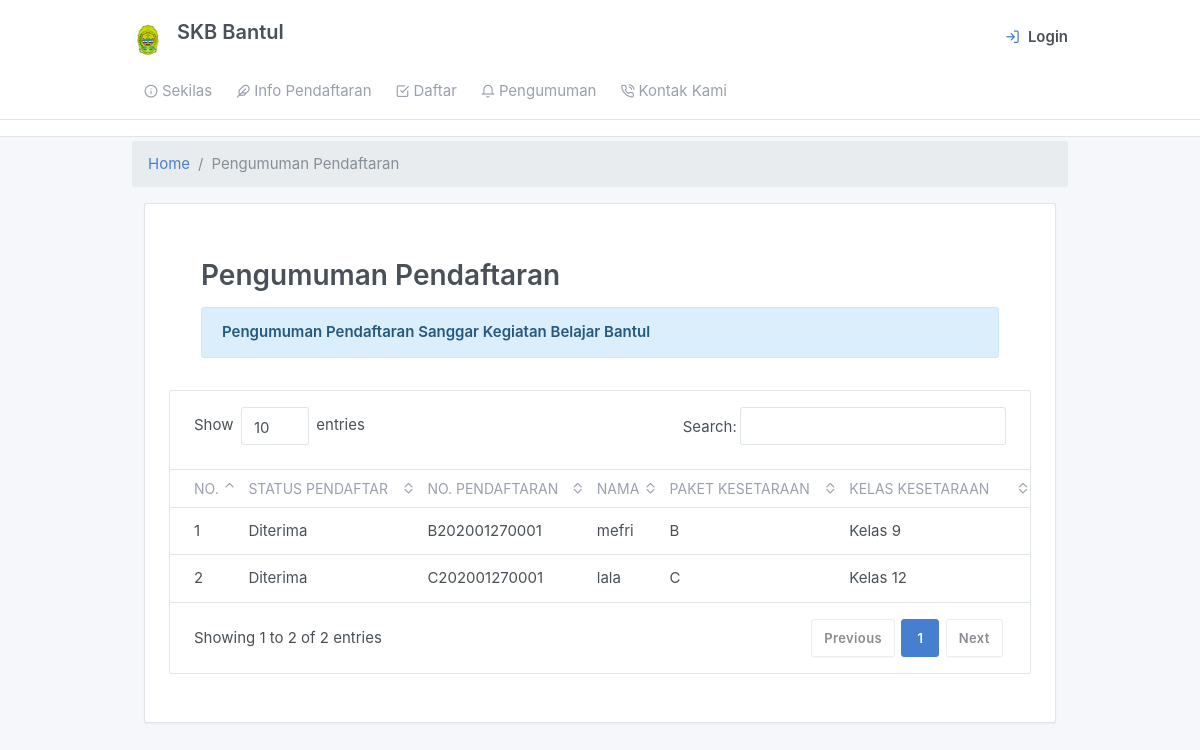
Before: /pengumuman.php with the older database file.
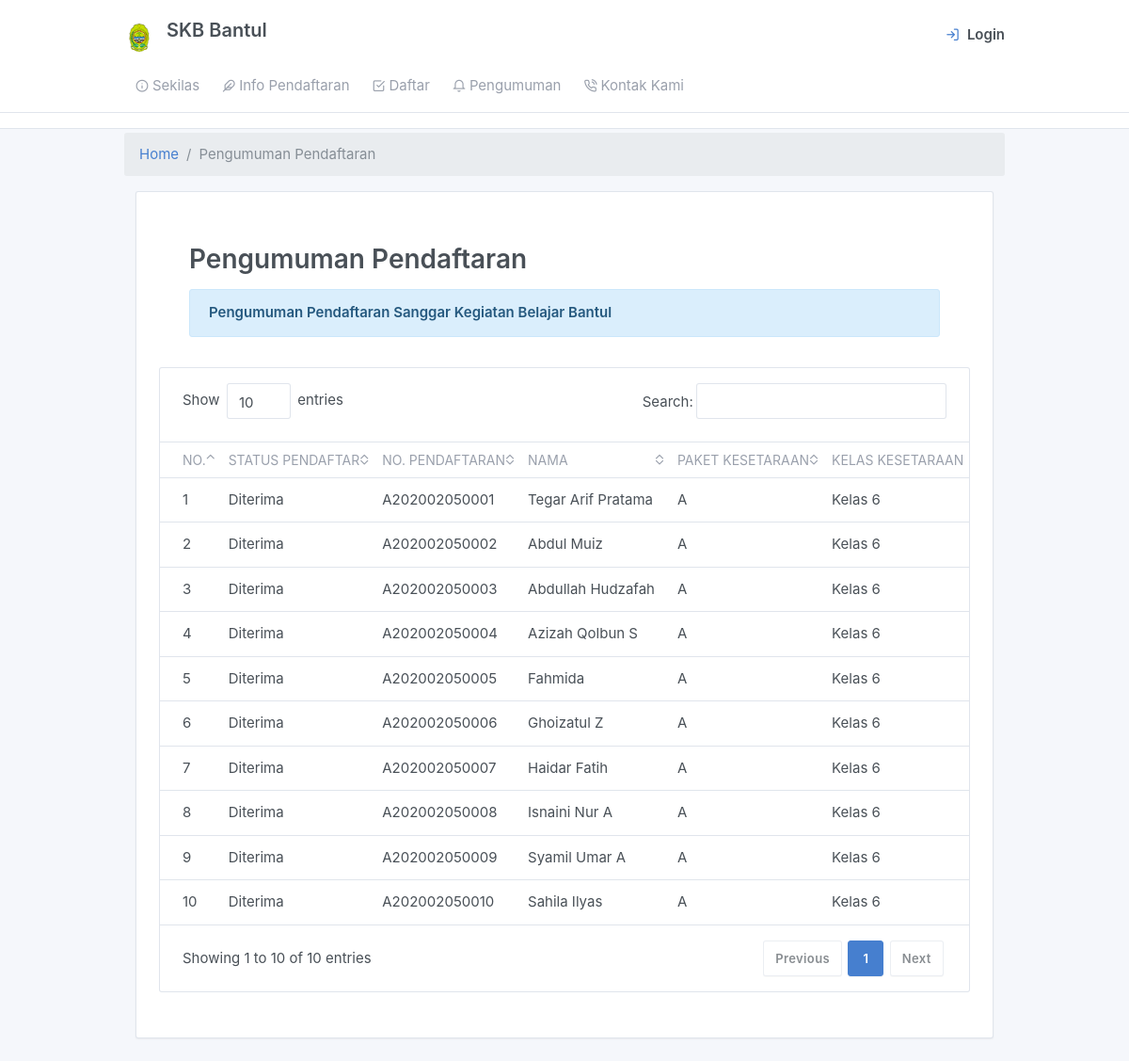
After: the same page with the newer database file.
### tables this page shows
CREATE TABLE `tb_pendaftar` (
  `no_pendaftar` varchar(50) NOT NULL,
  `paket_kesetaraan` enum('A','B','C','') NOT NULL,
  `kelas_kesetaraan` varchar(15) NOT NULL,
  `nama` varchar(50) NOT NULL,
  `tempat_lhr` varchar(30) NOT NULL,
  `tanggal_lhr` date NOT NULL,
  `agama` varchar(12) NOT NULL,
  `jenkel` enum('Laki-Laki','Perempuan') NOT NULL,
  `alamat_domisili` varchar(100) NOT NULL,
  `no_hp` varchar(15) NOT NULL,
  `tgl_pendaftaran` date NOT NULL,
  `asal_sekolah` varchar(30) NOT NULL,
  `putus_sekolah_kelas` varchar(20) NOT NULL,
  `putus_sekolah_semester` varchar(20) NOT NULL,
  `alamat_sekolah` varchar(100) NOT NULL,
  `bertempat_tinggal` varchar(20) NOT NULL,
  `nama_ayah` varchar(50) NOT NULL,
  `nama_ibu` varchar(50) NOT NULL,
  `pekerjaan_ayah` varchar(20) NOT NULL,
  `pekerjaan_ibu` varchar(20) NOT NULL,
  `alamat_ortu` varchar(100) NOT NULL,
  `no_hp_ortuwali` varchar(14) NOT NULL,
  `status_pendaftar` varchar(15) NOT NULL,
  `foto` varchar(50) NOT NULL,
  `akte` varchar(40) NOT NULL,
  `kk` varchar(40) NOT NULL,
  `ijazah_raport` varchar(40) NOT NULL,
  `sk_pindah_sekolah` varchar(40) NOT NULL
);

### views/main.php (called while the page is built)
<?php include_once "header.php" ?>
<?php include_once "navbar.php" ?>

### pengumuman.php (the view, shortened to what this page needs)
<?php include_once "views/main.php";?>
<?php
    include "config/connection.php";
?>
<div class="my-3 my-md-1">
  <div class="container">
    <ol class="breadcrumb">
        <li class="breadcrumb-item">
            <a href="index.php">Home</a>
        </li>
        <li class="breadcrumb-item active">Pengumuman Pendaftaran</li>
    </ol>
        <div class="col-lg-12">
            <div class="card">
                <div class="card-body">
                <div class="text-wrap p-lg-6">
                    <h2 class="mt-0 mb-4">Pengumuman Pendaftaran</h2>
                    <div class="alert alert-info">
                        <strong>Pengumuman Pendaftaran Sanggar Kegiatan Belajar Bantul</strong>
                    </div>
                    </div>
              <div class="">
                <div class="card">
                  <div class="table-responsive">
                    <table class="table card-table table-vcenter text-nowrap datatable">
                      <thead>
                        <tr>
                          <th class="w-1">No.</th>
                          <th>Status Pendaftar</th>
                          <th>No. Pendaftaran</th>
                          <th>Nama</th>
                          <th>Paket Kesetaraan</th>
                          <th>Kelas Kesetaraan</th>
                        </tr>
                      </thead>
                      <tbody>
                        <?php
                      $sql=mysqli_query($connect,"SELECT * FROM tb_pendaftar  WHERE status_pendaftar='Diterima'");
                      $no=1;
                      while($h=mysqli_fetch_array($sql)){ ?>
                        <tr>
                          <td><?php echo $no;?></td>
                          <td><?php echo $h['status_pendaftar'];?></td>
                          <td><?php echo $h['no_pendaftar'];?></td>
                          <td><?php echo $h['nama'];?></td>
                          <td><?php echo $h['paket_kesetaraan'];?></td>
                          <td><?php echo $h['kelas_kesetaraan'];?></td>
                        </tr>
                        <?php $no++; } ?>
                      </tbody>
                    </table>
                  </div>
                </div>
              </div>
            </div>
          </div>
                </div>
            </div>
        </div>
    </div>
</div>

### views/header.php (shortened to what this page needs)
<!doctype html>
<html lang="en" dir="ltr">
  <head>
    <link href="assets/css/dashboard.css" rel="stylesheet" />
    <link href="assets/plugins/charts-c3/plugin.css" rel="stylesheet" />
    <link href="assets/plugins/maps-google/plugin.css" rel="stylesheet" />
  </head>

### views/navbar.php (shortened to what this page needs)
<body class="">
    <div class="page">
      <div class="flex-fill">
        <div class="header py-4">
          <div class="container">
            <label class="d-flex">
              <a class="header-brand" href="./index.php">
              <img src="assets/image/bantul.png" class="header-brand-img" alt="tabler logo">
               <label for="">SKB Bantul</label>
              </a>
              <div class="d-flex order-lg-2 ml-auto">
                <div class="dropdown d-none d-md-flex">
                <a href="auth/login.php" class="nav-link pr-0 leading-none">
                <i class="fe fe-log-in"></i>
                    <span class="ml-2 d-none d-lg-block">
                    <strong class="text-default" >Login</strong>
                    </span>
                  </a>
              </div>
            </div>
        </div>
        <div class="header collapse d-lg-flex p-0" id="headerMenuCollapse">
          <div class="container">
              <div class="col-lg order-lg-first">
                <ul class="nav nav-tabs border-0 flex-column flex-lg-row">
                  <li class="nav-item">
                    <a href="sekilas.php" class="nav-link"><i class="fe fe-info"></i> Sekilas</a>
                  </li>
                  <li class="nav-item">
                    <a href="info.php" class="nav-link"><i class="fe fe-feather"></i>Info Pendaftaran</a>
                  </li>
                  <li class="nav-item">
                    <a href="daftar.php" class="nav-link"><i class="fe fe-check-square"></i>Daftar</a>
                  </li>
                  <li class="nav-item">
                    <a href="pengumuman.php" class="nav-link"><i class="fe fe-bell"></i>Pengumuman</a>
                  </li>
                  <li class="nav-item">
                    <a href="kontakkami.php" class="nav-link"><i class="fe fe-phone-call"></i> Kontak Kami</a>
                  </li>
                </ul>
              </div>
            </div>
          </div>
        </div>

Changed rows visible on the page:
removed tb_pendaftar: status_pendaftar "Diterima", no_pendaftar "B202001270001", nama "mefri", paket_kesetaraan "B", kelas_kesetaraan "Kelas 9"
removed tb_pendaftar: status_pendaftar "Diterima", no_pendaftar "C202001270001", nama "lala", paket_kesetaraan "C", kelas_kesetaraan "Kelas 12"
added tb_pendaftar: status_pendaftar "Diterima", no_pendaftar "A202002050001", nama "Tegar Arif Pratama", paket_kesetaraan "A", kelas_kesetaraan "Kelas 6"
added tb_pendaftar: status_pendaftar "Diterima", no_pendaftar "A202002050002", nama "Abdul Muiz", paket_kesetaraan "A", kelas_kesetaraan "Kelas 6"
added tb_pendaftar: status_pendaftar "Diterima", no_pendaftar "A202002050003", nama "Abdullah Hudzafah", paket_kesetaraan "A", kelas_kesetaraan "Kelas 6"
added tb_pendaftar: status_pendaftar "Diterima", no_pendaftar "A202002050004", nama "Azizah Qolbun S", paket_kesetaraan "A", kelas_kesetaraan "Kelas 6"
added tb_pendaftar: status_pendaftar "Diterima", no_pendaftar "A202002050005", nama "Fahmida", paket_kesetaraan "A", kelas_kesetaraan "Kelas 6"
added tb_pendaftar: status_pendaftar "Diterima", no_pendaftar "A202002050006", nama "Ghoizatul Z", paket_kesetaraan "A", kelas_kesetaraan "Kelas 6"
added tb_pendaftar: status_pendaftar "Diterima", no_pendaftar "A202002050007", nama "Haidar Fatih", paket_kesetaraan "A", kelas_kesetaraan "Kelas 6"
added tb_pendaftar: status_pendaftar "Diterima", no_pendaftar "A202002050008", nama "Isnaini Nur A", paket_kesetaraan "A", kelas_kesetaraan "Kelas 6"
added tb_pendaftar: status_pendaftar "Diterima", no_pendaftar "A202002050009", nama "Syamil Umar A", paket_kesetaraan "A", kelas_kesetaraan "Kelas 6"
added tb_pendaftar: status_pendaftar "Diterima", no_pendaftar "A202002050010", nama "Sahila Ilyas", paket_kesetaraan "A", kelas_kesetaraan "Kelas 6"
Other visible differences:
text written by a page script: "Show entries Search: Showing 1 to 2 of 2 entries Previous 1 Next" → "Show entries Search: Showing 1 to 10 of 10 entries Previous 1 Next"
